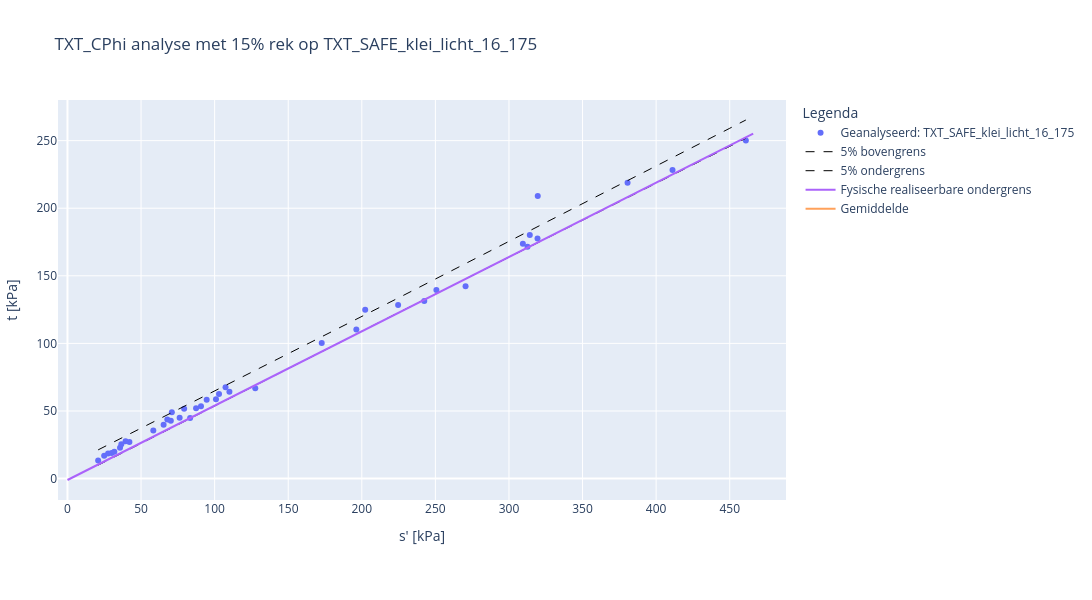

The code cell stored with this chart in its notebook:
### Code cell
#voer C-phi analyse uit met invoer
analyse = CPhiAnalyse(dbase=dbase, investigation_groups=[dropdown_verzameling_txt.value], effective_stress= dropdown_rekpercentage.value,
                      analysis_type='TXT_CPhi')

analyse.apply_parameters(cohesie_gem = PV_A1_COH_GEM_handmatig[0])
analyse.apply_parameters(phi_kar = PV_A2_PHI_KAR_handmatig[0])
analyse.apply_parameters(cohesie_kar = PV_A1_COH_KAR_handmatig[0])
analyse.apply_settings(material_factor_cohesion = PV_PARTCOH[0]) 
analyse.apply_settings(material_factor_tan_phi = PV_PARTPHI[0]) 

analyse.apply_settings(alpha = PV_TYPEVERZAMELING[0])


#Voer analyse uit
analyse._run()


#Toon resultaten figuur en tabel met cohesie en hoek van inwendige wrijving

analyse.show_figure()
analyse.print_short_results()

### Figure 1 — Plotly figure (JSON) as saved in the notebook; plotly's stock layout.template omitted (floating-point values rounded to 4 significant figures)
{"data": [{"hoverinfo": "text", "mode": "markers", "name": "Geanalyseerd: TXT_SAFE_klei_licht_16_175", "text": ["1201.0_AW208.+124_B_BIK_M017-a", "1224.0_AW215.+116_B_BIK_M011-a", "1277.0_AW216.+198_B_BIK_M027-b", "1400.0_AW299.+003_B_BIT_M012-a", "1502.0_VY021.+018_B_BUK_M018-a", "1511.0_VY021.+018_B_BUK_M024-a", "1574.0_AW298.+178_B_BIK_14-b", "1623.0_VY010.+135_B_BIK_26", "1624.0_VY010.+135_B_BIK_27", "1688.0_VY021.+019_B_BIT_19", "1743.0_VY053.+108_B_BUK_21", "1744.0_VY053.+108_B_BUK_22", "1767.0_VY093.+135_B_BUK_17", "1784.0_VY093.+142_B_AL_7", "1787.0_VY093.+142_B_AL_9-b", "2238.0_VY004.+186_B_MBIB_mo-14a", "2450.0_VY050.+179_B_BIK_mo-23a", "2472.0_VY050.+179_B_BIT_mo-15a", "2529.0_VY050.+179_B_MBIB_mo-22a", "2537.0_VY059.+001_B_BIT_mo-07a", "2555.0_VY059.+002_B_BIK_mo-18a", "2690.0_VY079.+066_B_AL_mo-05a", "2691.0_VY079.+066_B_AL_mo-06a", "2746.0_VY079.+091_B_BIK_mo-18a", "2756.0_VY079.+091_B_BIT_mo-03a", "2976.0_VY022.+188_B_BIT_M014-b", "2982.0_VY022.+188_B_BIT_M018-a", "3152.0_VY032.+004_B_BIT_M008-a", "3176.0_VY032.+003_B_AL_M007-a", "3182.0_VY032.+003_B_AL_M012-a", "3743.0_AW207.+162_B_BIK_mo-22", "3824.0_AW213.+167_B_BIK_mo-32", "3859.0_AW213.+167_B_BIT_mo-31", "3911.0_AW217.+083_B_AL_mo-22", "3952.0_AW217.+084_B_BIK_mo-34", "3978.0_AW217.+084_B_BIT_mo-21", "3991.0_AW217.+084_B_BIT_mo-34", "4004.0_AW230.+080_B_AL_mo-06", "4072.0_AW230.+082_B_BIT_mo-13", "4199.0_AW240.+027_B_BIK_mo-15"], "type": "scatter", "x": [103.0, 196.3, 94.59, 35.7, 90.71, 172.8, 79.28, 107.4, 202.3, 58.33, 312.6, 127.6, 100.9, 24.93, 70.91, 319.5, 87.39, 42.08, 65.33, 250.7, 461.0, 76.21, 27.59, 242.4, 29.98, 67.84, 31.84, 39.47, 36.58, 83.33, 380.6, 270.5, 309.4, 110.0, 411.1, 319.4, 314.1, 20.84, 70.23, 224.7], "y": [62.56, 110.2, 58.31, 22.88, 53.42, 100.3, 51.57, 67.56, 124.9, 35.63, 171.5, 66.86, 58.73, 16.92, 49.13, 209.1, 51.99, 27.08, 39.83, 139.5, 250.1, 44.91, 18.59, 131.4, 18.98, 43.64, 19.78, 27.63, 25.38, 44.76, 218.8, 142.3, 173.7, 64.23, 228.2, 177.6, 180.1, 13.34, 42.73, 128.5]}, {"line": {"color": "black", "dash": "dash", "width": 1}, "mode": "lines", "name": "5% bovengrens", "type": "scatter", "x": [20.84, 32.13, 43.41, 54.7, 65.98, 77.27, 88.55, 99.84, 111.1, 122.4, 133.7, 145.0, 156.3, 167.5, 178.8, 190.1, 201.4, 212.7, 224.0, 235.3, 246.5, 257.8, 269.1, 280.4, 291.7, 303.0, 314.3, 325.5, 336.8, 348.1, 359.4, 370.7, 382.0, 393.2, 404.5, 415.8, 427.1, 438.4, 449.7, 461.0], "y": [21.22, 27.41, 33.6, 39.79, 45.98, 52.18, 58.39, 64.6, 70.81, 77.02, 83.24, 89.47, 95.7, 101.9, 108.2, 114.4, 120.7, 126.9, 133.2, 139.4, 145.7, 151.9, 158.2, 164.5, 170.8, 177.0, 183.3, 189.6, 195.9, 202.2, 208.5, 214.8, 221.1, 227.4, 233.7, 240.0, 246.3, 252.6, 259.0, 265.3]}, {"line": {"color": "black", "dash": "dash", "width": 1}, "mode": "lines", "name": "5% ondergrens", "type": "scatter", "x": [20.84, 32.13, 43.41, 54.7, 65.98, 77.27, 88.55, 99.84, 111.1, 122.4, 133.7, 145.0, 156.3, 167.5, 178.8, 190.1, 201.4, 212.7, 224.0, 235.3, 246.5, 257.8, 269.1, 280.4, 291.7, 303.0, 314.3, 325.5, 336.8, 348.1, 359.4, 370.7, 382.0, 393.2, 404.5, 415.8, 427.1, 438.4, 449.7, 461.0], "y": [9.902, 16.18, 22.45, 28.71, 34.97, 41.23, 47.49, 53.74, 59.98, 66.22, 72.46, 78.7, 84.93, 91.15, 97.37, 103.6, 109.8, 116.0, 122.2, 128.4, 134.6, 140.8, 147.0, 153.2, 159.4, 165.5, 171.7, 177.9, 184.1, 190.2, 196.4, 202.5, 208.7, 214.8, 221.0, 227.1, 233.3, 239.4, 245.6, 251.7]}, {"mode": "lines", "name": "Fysische realiseerbare ondergrens", "type": "scatter", "x": [0, 466.0], "y": [-1.066, 255.2]}, {"mode": "lines", "name": "Gemiddelde", "type": "scatter", "x": [25.84, 466.0], "y": [[18.32], [261.3]]}], "layout": {"height": 600, "legend": {"title": {"text": "Legenda"}}, "margin": {"b": 100, "l": 50, "r": 50, "t": 100}, "title": {"text": "TXT_CPhi analyse met 15% rek op TXT_SAFE_klei_licht_16_175"}, "width": 1200, "xaxis": {"title": {"text": "s' [kPa]"}}, "yaxis": {"title": {"text": "t [kPa]"}}}}
